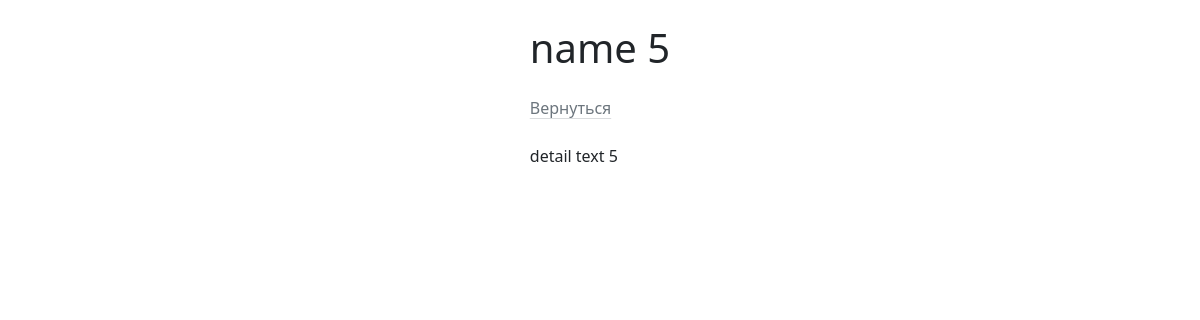
Page /news/show?id=5 on the earlier database version.
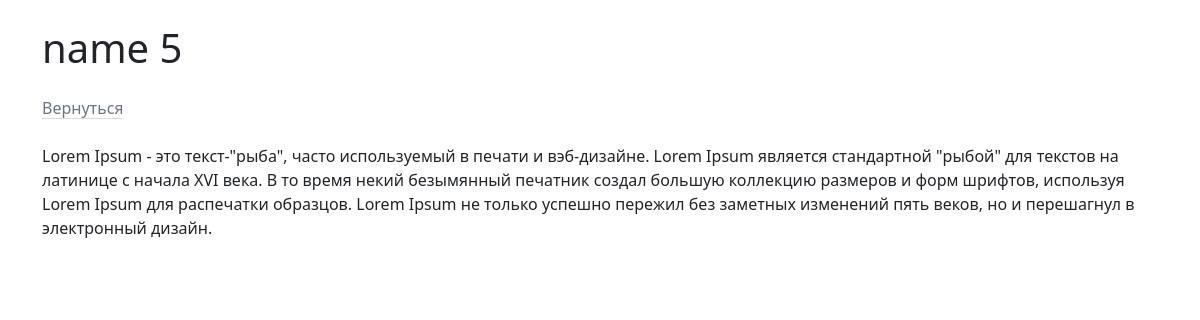
Same page on the later database version.
### tables this page shows
CREATE TABLE news (
    id INTEGER PRIMARY KEY AUTOINCREMENT,
    name TEXT,
    preview TEXT,
    detail TEXT
);

### kernel/View/View.php (called while the page is built, shortened)
<?php
class View
{
    public function show(string $name, array $data = []): void
    {
        $viewPath = APP_PATH."/views/$name.php";
        extract($data);
        include_once $viewPath;
    }
}

### kernel/Controller/Controller.php (called while the page is built, shortened)
<?php
abstract class Controller
{
    private View $view;
    private Request $request;
    private Database $database;
    public function setView(View $view): void
    {
        $this->view = $view;
    }
    public function view(string $name, array $data = []): void
    {
        $this->view->show($name, $data);
    }
    public function setRequest(Request $request): void
    {
        $this->request = $request;
    }
    public function request(): Request
    {
        return $this->request;
    }
    public function setDatabase(Database $database): void
    {
        $this->database = $database;
    }
    public function db(): Database
    {
        return $this->database;
    }
}

### src/Controllers/NewsController.php (called while the page is built, shortened)
<?php
class NewsController extends Controller
{
    public function show(): void
    {
        $news = $this->db()->find('news', $this->request()->input('id'));
        $this->view('detail', [
            'news' => $news,
        ]);
    }
}

### kernel/App.php (called while the page is built, shortened)
<?php
class App
{
    private Container $container;
    public function __construct()
    {
        $this->container = new Container();
    }
    public function init(): void
    {
        $this->container->router->dispatch(
            $this->container->request->uri(),
            $this->container->request->method()
        );
    }
}

### public/index.php (called while the page is built, shortened)
<?php
$app = new App();
$app->init();

### kernel/Http/Request.php (called while the page is built, shortened)
<?php
class Request
{
    public function input(string $key, $default = null): mixed
    {
        return $this->post[$key] ?? $this->get[$key] ?? $default;
    }
}

### kernel/Database/Database.php (called while the page is built, shortened)
<?php
class Database
{
    private \PDO $pdo;
    private function connect(): void
    {
        $path = $this->config->get('DB_PATH');
        try {
            $this->pdo = new \PDO("sqlite:" . $path);
        } catch (\PDOException $exception) {
            exit($exception->getMessage());
        }
    }
    public function find(string $table, int $id): array|bool
    {
        $result = [];
        $sql = "SELECT * FROM $table WHERE id = ? LIMIT 1";
        $stmt = $this->pdo->prepare($sql);
        try {
            $stmt->execute([$id]);
        } catch (\PDOException $exception) {
            return false;
        }
        while ($row = $stmt->fetch(\PDO::FETCH_ASSOC)) {
            $result = [
                'id' => $row['id'],
                'name' => $row['name'],
                'preview' => $row['preview'],
                'detail' => $row['detail'],
            ];
        }
        return $result;
    }
}

### config/config.php (called while the page is built)
<?php
return [
    'DB_PATH' => APP_PATH . '\db.sqlite',
];

### kernel/Config/Config.php (called while the page is built, shortened)
<?php
class Config
{
    public function get(string $key, $default = null): mixed
    {
        $config = require APP_PATH."/config/config.php";
        return $config[$key] ?? $default;
    }
}

### views/detail.php (the view)
<?php include_once 'includes/header.php'
?>
<div>
    <h1 class="title mt-4 mb-4"><?= $news['name'] ?></h1>
    <a class="link-secondary link-offset-2 link-underline-opacity-25 link-underline-opacity-100-hover" href="/news/">Вернуться</a>
    <div class="mt-4">
        <p>
           <?= $news['detail'] ?>
        </p>
    </div>
</div>
<?php include_once 'includes/footer.php'?>

Differences in the rows shown:
changed news "name 5": detail "detail text 5" → "Lorem Ipsum - это текст-\"рыба\", часто используемый в печати и вэб-дизайне. Lorem Ipsum является стандартной \"рыбой\" для текстов на латинице с начала XVI века. В то время некий безымянный печатник создал большую коллекцию размеров и форм шрифтов, используя Lorem Ipsum для распечатки образцов. Lorem Ipsum не только успешно пережил без заметных изменений пять веков, но и перешагнул в электронный дизайн."
